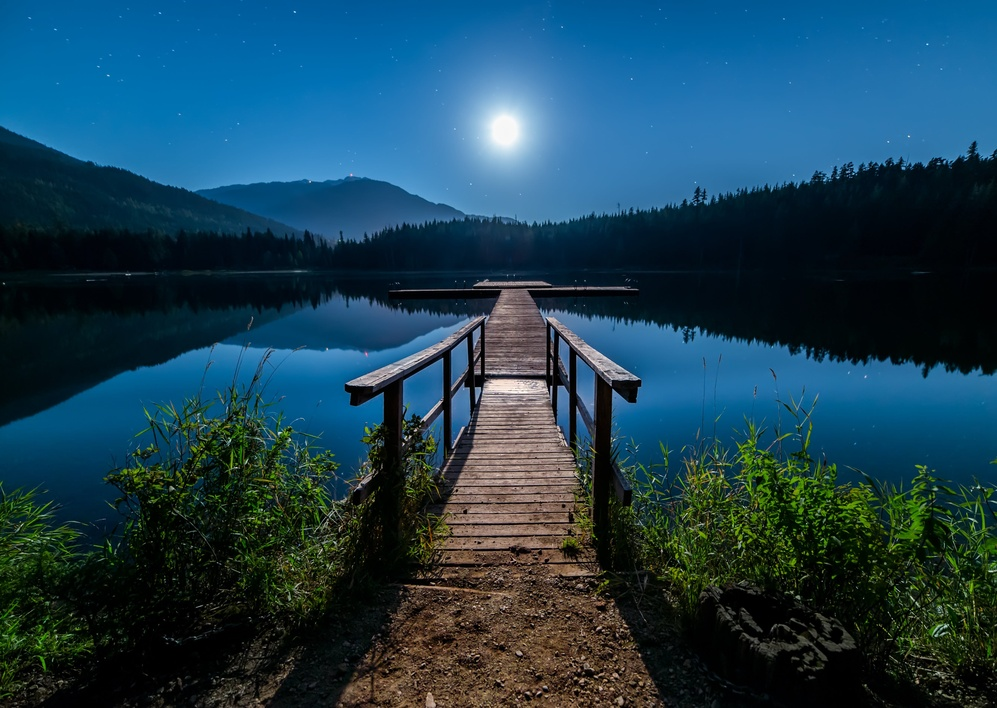
#> input picture pexels-james-wheeler-414612.jpg, 997 x 708 px, shrunk from 5306 x 3770 before the run
$ jupyter execute --allow-errors convolution.ipynb
#> lines starting #> are read from the running program, lines starting #| are printed output that depends on the picture
In this notebook i want to practice and learn more about convolution

[cell 1]
import numpy as np
from matplotlib import pyplot as plt
from PIL import Image

[cell 2]
def kernel_convolution(image,kernel):
    fft_image = np.fft.fft2(image)
    width = max(image.shape[1],kernel.shape[1])
    height = max(image.shape[0],kernel.shape[0])
    kernel = np.pad(kernel,((0,height-kernel.shape[0]),(0,width-kernel.shape[1])))
    fft_kernel = (np.fft.fft2(kernel))
    mult = np.fft.fftshift(fft_kernel)*np.fft.fftshift(fft_image)
    return np.abs(np.fft.ifft2(mult))

def reduce_image(image):
    return image[::2,::2]

def image_2_rgb(image):
    return np.round(0.299*image[:, :, 0]+0.587 * image[:, :, 1]+0.114*image[:, :, 2]).astype(np.uint8)

def image_expend(image):
    tt= np.pad(image,((0,image.shape[0]),(0,image.shape[1])))
    maskx = np.arange(image.shape[1]).repeat(2)
    maskx[1::2]+=image.shape[1]
    masky = np.arange(image.shape[0]).repeat(2)
    masky[1::2]+=image.shape[0]
    mask = (np.array(masky).repeat(tt.shape[1]),np.array(np.tile(maskx,image.shape[0]*2)))
    real = (np.array(np.arange(tt.shape[0]).repeat(tt.shape[1])),np.array(np.tile(np.arange(tt.shape[1]),tt.shape[0])))
    tt[real] = tt[mask]
    return kernel_convolution(kernel_convolution(tt,np.array([[1/2,1,1/2]])),np.array([[1/2],[1],[1/2]]))

[cell 3]
image = np.asarray(Image.open("pexels-james-wheeler-414612.jpg"))
#> image is the input picture: shape (708, 997, 3); mean R, G, B 27.4, 64.8, 83.1
gimage= image_2_rgb(image)
#> in image_2_rgb, `return np.round(0.299*image[:, :, 0]+0.587 * image[:, :, 1]+0.114*imag..`:
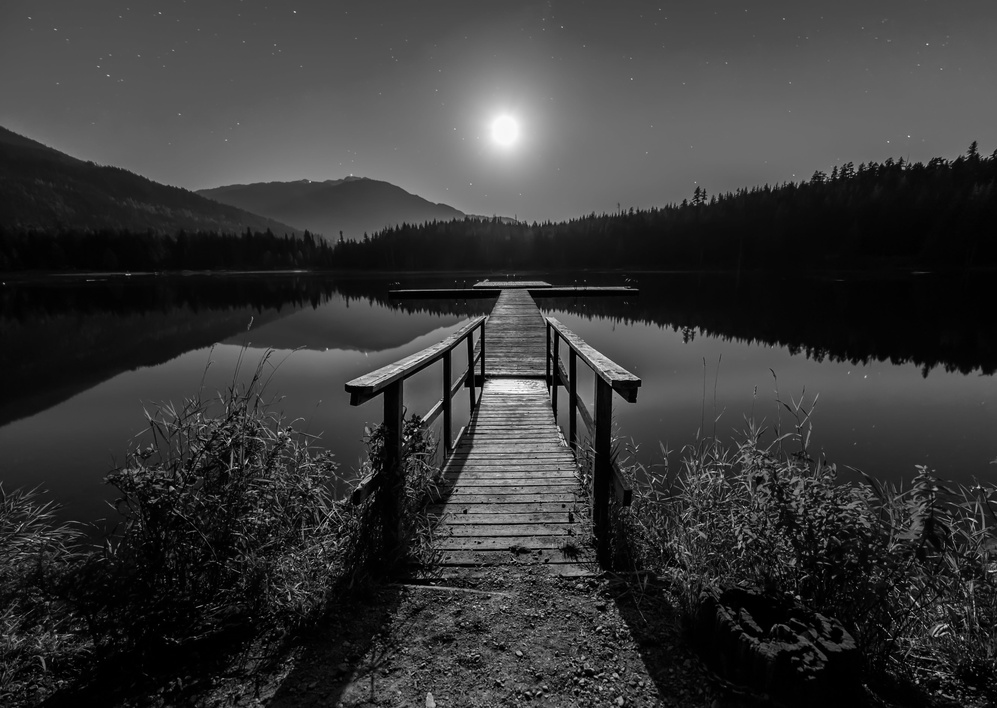
#> returned value: shape (708, 997); min 0, max 252, mean 55.7
opt_width = int(np.log2(gimage.shape[1]))
#> opt_width = 9
opt_height = int(np.log2(gimage.shape[0]))
#> opt_height = 9
opt_min = 2**min(opt_width,opt_height)
#> opt_min = 512
opt_image=gimage[:opt_min,:opt_min]
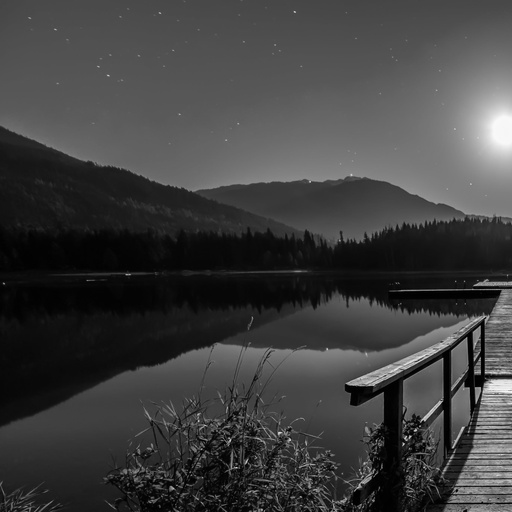
#> opt_image: shape (512, 512); min 0, max 249, mean 64
plt.imshow(255-opt_image,cmap='Grays')
plt.show()
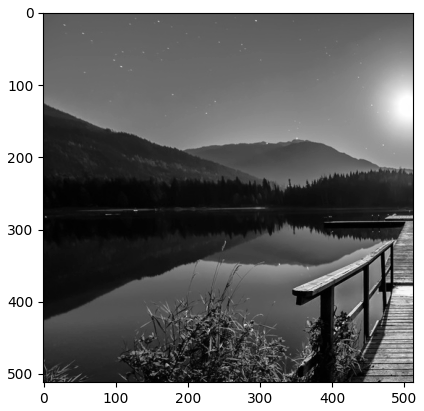
#> figure drawn by matplotlib, 1 panel

new_image = opt_image
#> (the rest of this cell did not finish here and is left out)

[cell 4]
def convolve2d(x, kernel):
    k = np.pad(kernel,((0,(kernel.shape[0]-1)%2),(0,(kernel.shape[1]-1)%2)))
    k = k[::-1,::-1]
    kh,kw = k.shape[0],k.shape[1]
    im = np.pad(x,((kh,kh),(kw,kw)))
    h,w = im.shape
    # layers = np.zeros((k.shape[0]*k.shape[1],x.shape[0],x.shape[1]))
    new_x = np.zeros((h,w))
    for i,row in enumerate(k):
        for j,cell in enumerate(row):
            new_x[kh:-kh,kw:-kw] += cell*im[kh-i:-kh-i,kw-j:-kw-j]
    return new_x[kh:-kh,kw:-kw]

def get_gaussian(size = 4):
#> called with size = 20
    from math import comb
    kernel = np.zeros((size*2-1,size*2-1))
    for i in range(size):
        for j in range(size):
            kernel[i,j] = kernel[-i-1,j] = kernel[i,-j-1] = kernel[-i-1,-j-1]=comb(size+1+2*i,i+j)
    return kernel/np.sum(kernel)

im = kernel_convolution(gimage,get_gaussian(20))
#> in kernel_convolution (call 18), `return np.abs(np.fft.ifft2(mult))`:
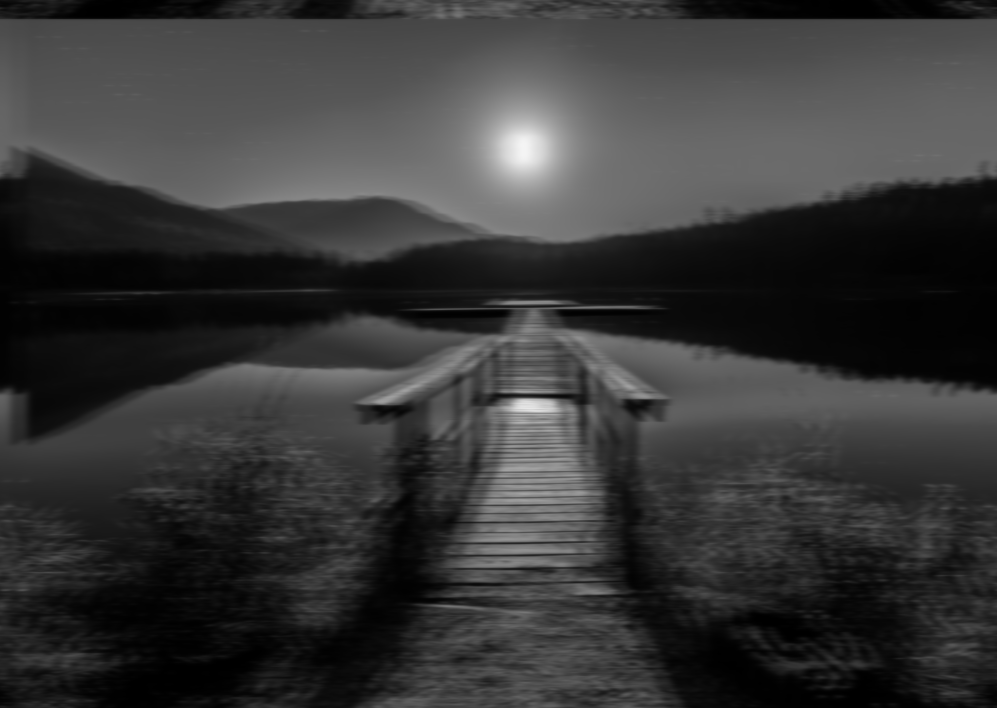
#> returned value: shape (708, 997) float64; min 0.00436, max 245, mean 55.7
plt.imshow(255-im,cmap='Grays')
plt.show()
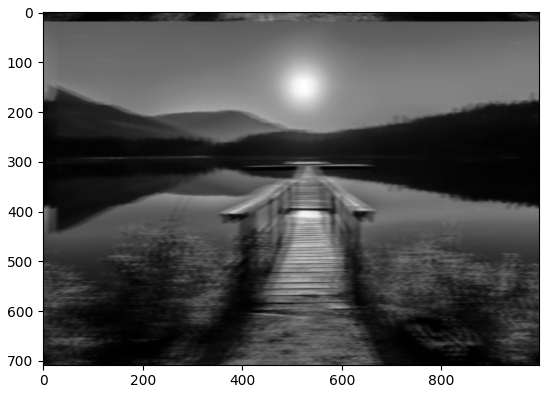
#> figure drawn by matplotlib, 1 panel

$ run again, with im2.jpeg copied over pexels-james-wheeler-414612.jpg
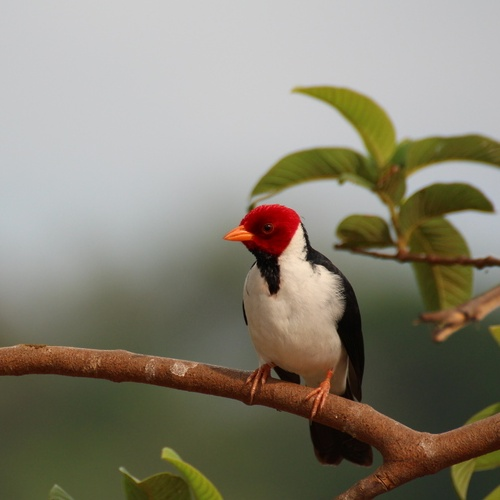
#> input picture im2.jpeg, 500 x 500 px
#> image is the input picture: shape (500, 500, 3); mean R, G, B 136.1, 130.9, 115.3
#> in kernel_convolution (call 16), `return np.abs(np.fft.ifft2(mult))`:
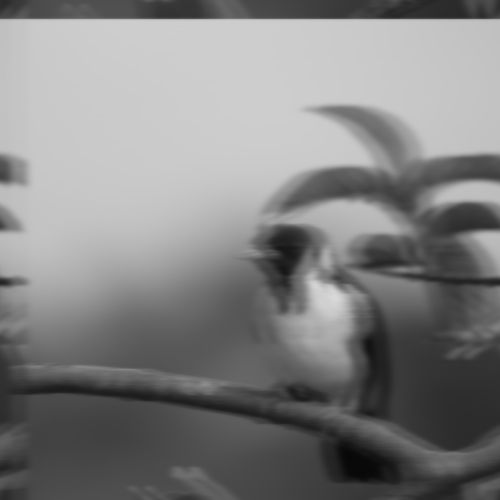
#> returned value: shape (500, 500) float64; min 8.61, max 217, mean 130.7
#> `plt.show()`:
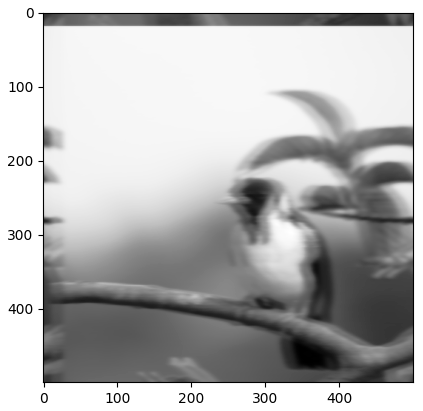
#> figure drawn by matplotlib, 1 panel
